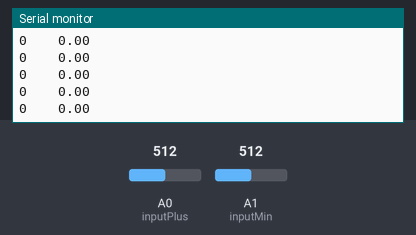
Bench run of a sketch on a simulated Arduino Uno, built with avr-gcc and run on an emulated ATmega328P. On the bench: the last lines printed to the serial monitor. Inputs (shaded band) come from the test bench; at power-on: A0 (inputPlus) = 512, A1 (inputMin) = 512.

Above: at 2.7 s.
2.8 s: A0 (inputPlus) set to 628
At 3.8 s:
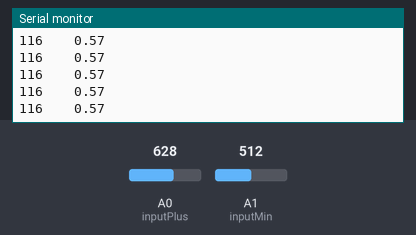
4.3 s: A0 (inputPlus) set to 597
At 4.8 s:
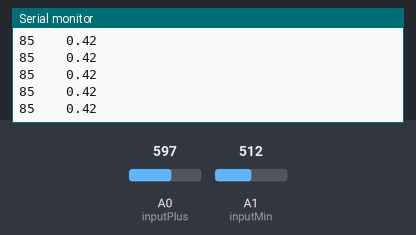
7.3 s: A1 (inputMin) set to 804
At 8.4 s:
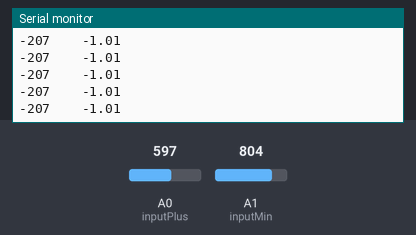
8.8 s: A1 (inputMin) set to 821
At 9.5 s:
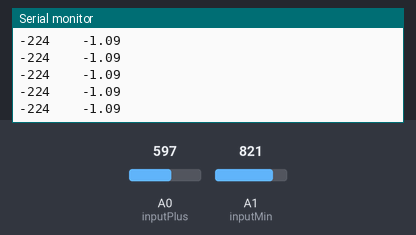
10.3 s: A1 (inputMin) set to 614
At 11.2 s:
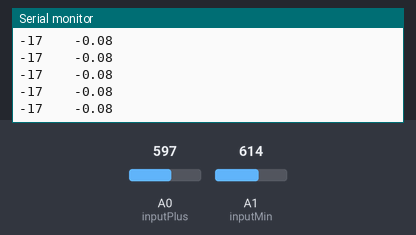
11.8 s: A1 (inputMin) set to 588
At 12.3 s:
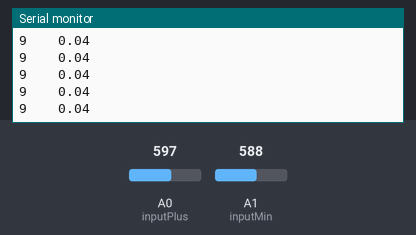
Timing chart, 0 to 14.3 s (numbered marks = the images above; inputs shaded):
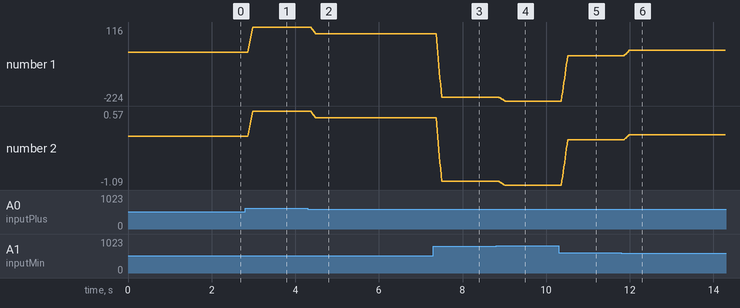

The sketch:

Smoothing.ino
```cpp
const int numReadings = 10;

int readings[numReadings];      // the readings from the analog input
int readIndex = 0;              // the index of the current reading
int total = 0;                  // the running total
int average = 0;                // the average

int inputPlus= A0;
int inputMin= A1;

void setup() {
  // initialize serial communication with computer:
  Serial.begin(9600);
  // initialize all the readings to 0:
  for (int thisReading = 0; thisReading < numReadings; thisReading++) {
    readings[thisReading] = 0;
  }
}

void loop() {
  // subtract the last reading:
  total = total - readings[readIndex];
  // read from the sensor:
  readings[readIndex] = analogRead(inputPlus) - analogRead(inputMin);
  // add the reading to the total:
  total = total + readings[readIndex];
  // advance to the next position in the array:
  readIndex = readIndex + 1;

  // if we're at the end of the array...
  if (readIndex >= numReadings) {
    // ...wrap around to the beginning:
    readIndex = 0;
  }

  // calculate the average:
  average = total / numReadings;
  // send it to the computer as ASCII digits
  float sensorVolt = average * (5.00 / 1023);
  Serial.print(average);
  Serial.print("    ");
  Serial.println(sensorVolt);
  delay(1);        // delay in between reads for stability
}
```

Measured:
- after the input at 2.8 s, the serial monitor: prints a new line after 0.07 s (image 1)
- after the input at 4.3 s, the serial monitor: prints a new line after 0.08 s (image 2)
- after the input at 7.3 s, the serial monitor: prints a new line after 0.08 s (image 3)
- after the input at 8.8 s, the serial monitor: prints a new line after 0.08 s (image 4)
- after the input at 10.3 s, the serial monitor: prints a new line after 0.08 s (image 5)
- after the input at 11.8 s, the serial monitor: prints a new line after 0.07 s (image 6)
- plotted number 1: 0 → 116 after the input at 2.8 s, 116 → 85 after the input at 4.3 s, 85 → -207 after the input at 7.3 s, -207 → -224 after the input at 8.8 s, -224 → -17 after the input at 10.3 s
- plotted number 2: 0 → 0.57 after the input at 2.8 s, 0.57 → 0.42 after the input at 4.3 s, 0.42 → -1.01 after the input at 7.3 s, -1.01 → -1.09 after the input at 8.8 s, -1.09 → -0.08 after the input at 10.3 s
